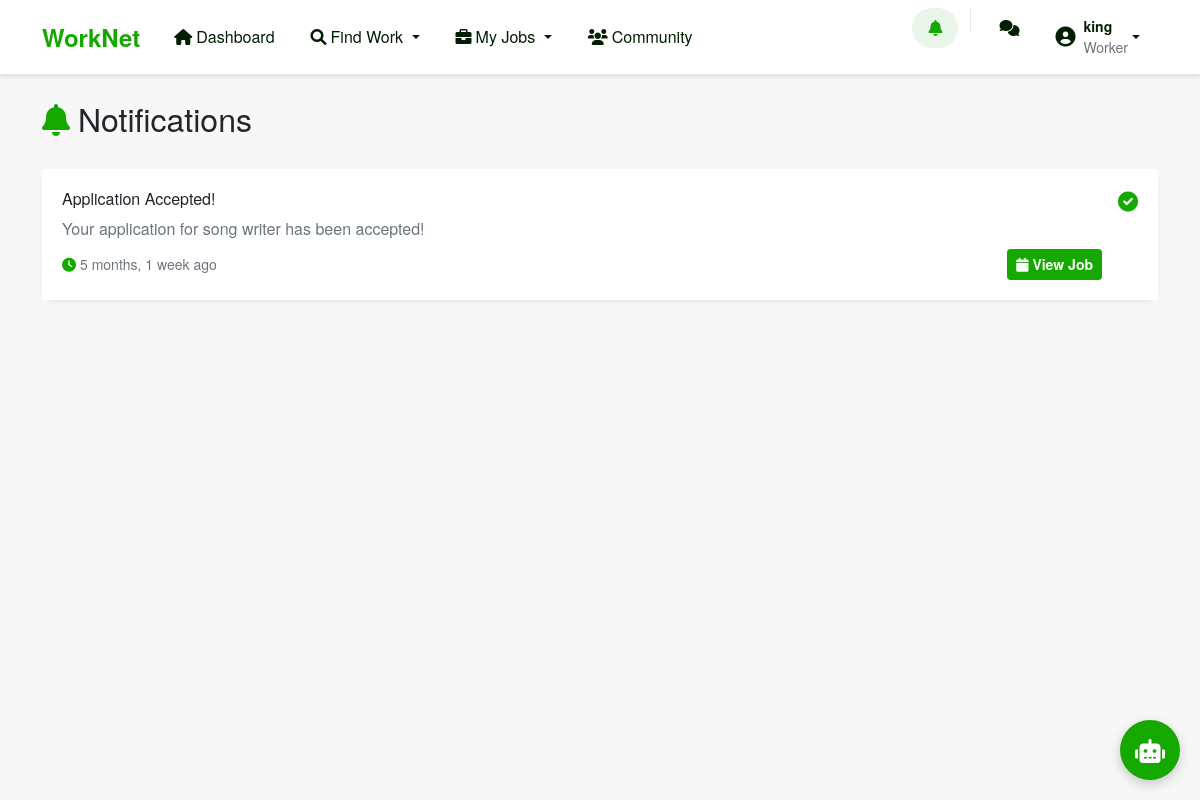
The app's page /notifications/ (signed in) with its own data.
### matcher/models.py (models this page shows, shortened)
class WorkerProfile(models.Model):
    USER_TYPES = (
        ('worker', 'Worker'),
        ('employer', 'Employer'),
        ('admin', 'Admin'),
    )
    user = models.OneToOneField(User, on_delete=models.CASCADE)
    user_type = models.CharField(max_length=10, choices=USER_TYPES, default='worker')
    bio = models.TextField(blank=True, default='')
    location = models.CharField(max_length=255, default='Unknown')
    latitude = models.FloatField(null=True, blank=True)
    longitude = models.FloatField(null=True, blank=True)
    skills_description = models.TextField(blank=True, default='')
    extracted_skills = models.ManyToManyField(Skill, through='WorkerSkill', blank=True)
    hourly_rate = models.DecimalField(max_digits=8, decimal_places=2, null=True, blank=True)
    is_approved = models.BooleanField(default=False)
    reliability_score = models.FloatField(default=3.0, validators=[MinValueValidator(0.0), MaxValueValidator(5.0)])
    created_at = models.DateTimeField(auto_now_add=True)
    updated_at = models.DateTimeField(auto_now=True)

class Notification(models.Model):
    NOTIFICATION_TYPES = (
        ('job_match', 'New Job Match'),
        ('application', 'Job Application'),
        ('application_accepted', 'Application Accepted'),
        ('application_rejected', 'Application Rejected'),
        ('rating', 'New Rating'),
        ('message', 'New Message'),
    )
    user = models.ForeignKey(User, on_delete=models.CASCADE)
    notification_type = models.CharField(max_length=50, choices=NOTIFICATION_TYPES)
    title = models.CharField(max_length=200)
    message = models.TextField()
    related_object_id = models.IntegerField(null=True, blank=True)
    is_read = models.BooleanField(default=False)
    created_at = models.DateTimeField(auto_now_add=True)
    class Meta:
        ordering = ['-created_at']

### matcher/views.py (the view)
# urls.py: path('notifications/', views.notifications, name='notifications'),
@login_required
def notifications(request):
    notifications = Notification.objects.filter(user=request.user).order_by('-created_at')
    unread_count = notifications.filter(is_read=False).count()
    return render(request, 'notifications/notifications.html', {
        'notifications': notifications,
        'unread_count': unread_count
    })

### matcher/templates/notifications/notifications.html (shortened to what this page needs)
{% extends 'base.html' %}
{% block content %}
<div class="row">
    <div class="col-12">
        <div class="d-flex justify-content-between align-items-center mb-4">
            <h2 class="text-dark">
                <i class="fas fa-bell me-2 text-success"></i>Notifications
            </h2>
        </div>
        <div class="card shadow-sm border-0 rounded-3">
            <div class="card-body p-0">
                {% if notifications %}
                <div class="list-group list-group-flush">
                    {% for notification in notifications %}
                    <div class="list-group-item border-0 ">
                        <div class="d-flex justify-content-between align-items-start">
                            <div class="flex-grow-1">
                                <div class="d-flex align-items-center mb-2">
                                    <div class="flex-grow-1">
                                        <h6 class="mb-0 text-dark">{{ notification.title }}</h6>
                                    </div>
                                </div>
                                <p class="mb-2 text-muted">{{ notification.message }}</p>
                                <div class="d-flex align-items-center justify-content-between">
                                    <small class="text-muted">
                                        <i class="fas fa-clock me-1 text-success"></i>{{ notification.created_at|timesince }} ago
                                    </small>
                                    {% if 'application' in notification.notification_type and notification.related_object_id %}
                                    <div class="ms-3">
                                        {% if 'accepted' in notification.notification_type %}
                                        <a href="{% url 'job_detail' notification.related_object_id %}" class="btn btn-success btn-sm">
                                            <i class="fas fa-calendar me-1"></i>View Job
                                        </a>
                                        {% elif 'rejected' in notification.notification_type %}
                                        <a href="{% url 'job_search' %}" class="btn btn-outline-success btn-sm">
                                            <i class="fas fa-search me-1"></i>Find Jobs
                                        </a>
                                        {% else %}
                                        <a href="{% url 'job_detail' notification.related_object_id %}" class="btn btn-outline-success btn-sm">
                                            <i class="fas fa-eye me-1"></i>View Job
                                        </a>
                                        {% endif %}
                                    </div>
                                    {% endif %}
                                </div>
                            </div>
                            <div class="ms-3">
                                {% if not notification.is_read %}
                                <a href="{% url 'mark_notification_read' notification.id %}"
                                   class="btn btn-sm btn-outline-success" title="Mark as read">
                                    <i class="fas fa-check"></i>
                                </a>
                                {% else %}
                                <i class="fas fa-check-circle text-success fa-lg" title="Read"></i>
                                {% endif %}
                            </div>
                        </div>
                    </div>
                    {% endfor %}
                </div>
                {% endif %}
            </div>
        </div>
    </div>
</div>
{% endblock %}

### matcher/templates/base.html (shortened to what this page needs)
<!DOCTYPE html>
<html lang="en">
<head>
    <link href="https://cdn.jsdelivr.net/npm/bootstrap@5.1.3/dist/css/bootstrap.min.css" rel="stylesheet">
    <link rel="stylesheet" href="https://cdnjs.cloudflare.com/ajax/libs/font-awesome/6.0.0/css/all.min.css">
</head>
<body>
    <nav class="navbar navbar-expand-lg navbar-light">
        <div class="container">
            <a class="navbar-brand" href="{% url 'dashboard' %}">
                WorkNet
            </a>
            {% if user.is_authenticated %}
            <div class="collapse navbar-collapse" id="navbarNav">
                {% if user.workerprofile.user_type == 'worker' %}
                <ul class="navbar-nav me-auto">
                    <li class="nav-item">
                        <a class="nav-link" href="{% url 'dashboard' %}">
                            <i class="fas fa-home me-1"></i>Dashboard
                        </a>
                    </li>
                    <li class="nav-item dropdown">
                        <a class="nav-link dropdown-toggle" href="#" role="button" data-bs-toggle="dropdown">
                            <i class="fas fa-search me-1"></i>Find Work
                        </a>
                    </li>
                    <li class="nav-item dropdown">
                        <a class="nav-link dropdown-toggle" href="#" role="button" data-bs-toggle="dropdown">
                            <i class="fas fa-briefcase me-1"></i>My Jobs
                        </a>
                    </li>
                    <li class="nav-item">
                        <a class="nav-link" href="{% url 'worker_directory' %}">
                            <i class="fas fa-users me-1"></i>Community
                        </a>
                    </li>
                </ul>
                {% endif %}
                <ul class="navbar-nav ms-auto">
                    <li class="nav-item">
                        <a class="nav-link position-relative" href="{% url 'notifications' %}">
                            <i class="fas fa-bell"></i>
                        </a>
                    </li>
                    <li class="nav-item">
                        <a class="nav-link" href="{% url 'chatbot' %}">
                            <i class="fas fa-comments"></i>
                        </a>
                    </li>
                    <li class="nav-item dropdown">
                        <a class="nav-link dropdown-toggle d-flex align-items-center" href="#" role="button" data-bs-toggle="dropdown">
                            <div class="d-flex align-items-center">
                                <i class="fas fa-user-circle me-2 fs-5"></i>
                                <div class="d-none d-md-block text-start">
                                    <div class="small fw-bold">{{ user.username }}</div>
                                    <div class="small text-muted">{{ user.workerprofile.get_user_type_display }}</div>
                                </div>
                            </div>
                        </a>
                    </li>
                </ul>
            </div>
            {% endif %}
        </div>
    </nav>
    <main class="container mt-4">
        {% block content %}
        {% endblock %}
    </main>
    {% if user.is_authenticated %}
    <div class="chatbot-container">
        <button class="chatbot-btn" onclick="toggleChat()">
            <i class="fas fa-robot"></i>
        </button>
    </div>
    {% endif %}
</body>
</html>

### matcher/templates/base.html (style rules this page uses)
:root { --upwork-green: #14a800; --upwork-dark: #001e00; --upwork-light: #108a00; --upwork-gray: #5e6d55; --upwork-bg: #f7f7f7; }
body { background-color: var(--upwork-bg); font-family: 'Helvetica Neue', Arial, sans-serif; }
.navbar { background: white !important; box-shadow: 0 2px 4px rgba(0,0,0,0.1); border-bottom: 1px solid #e4ebe4; }
.navbar-brand { color: var(--upwork-green) !important; font-weight: 700; font-size: 1.5rem; }
.nav-link { color: var(--upwork-dark) !important; font-weight: 500; padding: 0.5rem 1rem !important; border-radius: 20px; margin: 0 2px; transition: all 0.3s ease; }
.nav-link:hover, .nav-link.active { background-color: #e8f5e8; color: var(--upwork-green) !important; }
.btn-success { background-color: var(--upwork-green); border-color: var(--upwork-green); font-weight: 600; }
.card { border: 1px solid #e4ebe4; border-radius: 8px; box-shadow: 0 1px 3px rgba(0,0,0,0.1); transition: all 0.3s ease; }
.text-success { color: var(--upwork-green) !important; }
.chatbot-container { position: fixed; bottom: 20px; right: 20px; z-index: 1000; }
.chatbot-btn { width: 60px; height: 60px; border-radius: 50%; background: var(--upwork-green); color: white; border: none; box-shadow: 0 4px 12px rgba(0,0,0,0.2); font-size: 1.5em; transition: all 0.3s ease; }

### matcher/templates/notifications/notifications.html (style rules this page uses)
.card { transition: transform 0.2s ease-in-out; }
.rounded-3 { border-radius: 12px !important; }
.list-group-item { padding: 1.25rem; transition: background-color 0.2s ease-in-out; }

### records on screen
Notification: title "Application Accepted!", message "Your application for song writer has been accepted!", created_at "5 months, 1 week", related_object_id "View Job", is_read True (drawn)

### other values on screen
{{ user.username }} "king"
{{ user.workerprofile.get_user_type_display }} "Worker"
